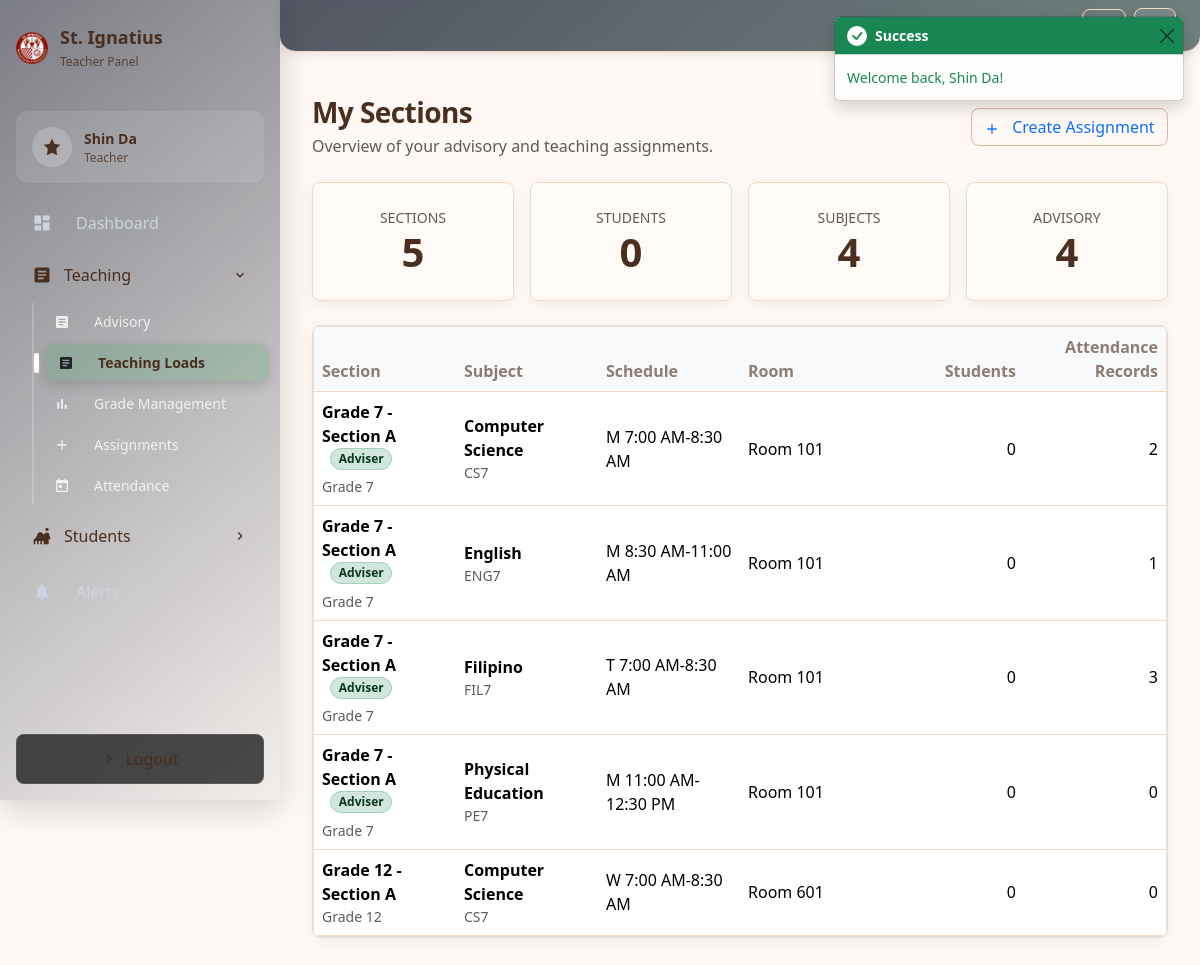
Before: /teacher/sections (signed in) with the older database file.
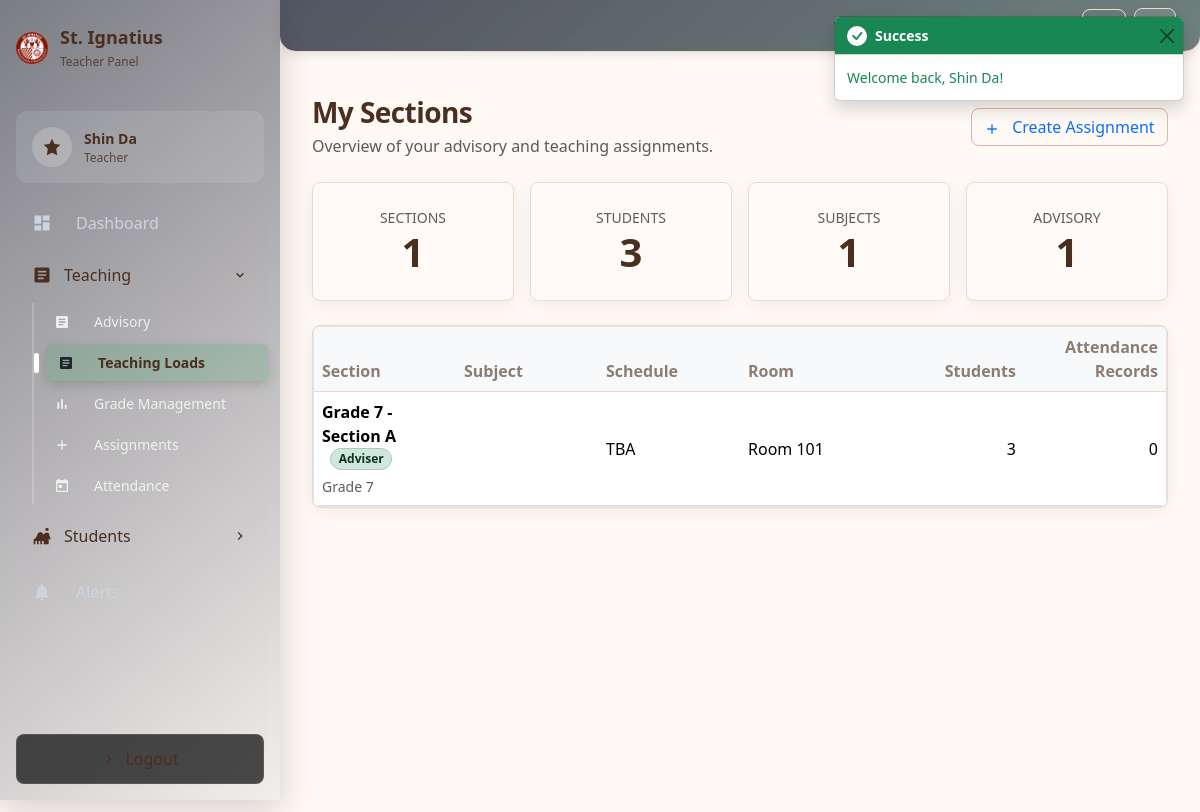
After: the same page with the newer database file.
### tables this page shows
CREATE TABLE `classes` (
  `id` int(10) UNSIGNED NOT NULL,
  `section_id` int(10) UNSIGNED NOT NULL,
  `subject_id` int(10) UNSIGNED NOT NULL,
  `teacher_id` int(10) UNSIGNED NOT NULL,
  `school_year` varchar(10) NOT NULL DEFAULT '2025-2026',
  `semester` enum('1st','2nd') DEFAULT '1st',
  `schedule` varchar(100) DEFAULT NULL,
  `room` varchar(50) DEFAULT NULL,
  `is_active` tinyint(1) DEFAULT 1,
  `created_at` timestamp NOT NULL DEFAULT current_timestamp(),
  `updated_at` timestamp NOT NULL DEFAULT current_timestamp() ON UPDATE current_timestamp()
);

CREATE TABLE `sections` (
  `id` int(10) UNSIGNED NOT NULL,
  `name` varchar(100) NOT NULL,
  `grade_level` tinyint(3) UNSIGNED NOT NULL,
  `room` varchar(50) DEFAULT NULL,
  `max_students` int(11) DEFAULT 50,
  `school_year` varchar(10) NOT NULL DEFAULT '2025-2026',
  `adviser_id` int(10) UNSIGNED DEFAULT NULL,
  `description` text DEFAULT NULL,
  `is_active` tinyint(1) DEFAULT 1,
  `created_at` timestamp NOT NULL DEFAULT current_timestamp()
);

CREATE TABLE `subjects` (
  `id` int(10) UNSIGNED NOT NULL,
  `name` varchar(191) NOT NULL,
  `code` varchar(20) NOT NULL,
  `grade_level` tinyint(3) UNSIGNED NOT NULL,
  `description` text DEFAULT NULL,
  `ww_percent` tinyint(3) UNSIGNED DEFAULT 30,
  `pt_percent` tinyint(3) UNSIGNED DEFAULT 50,
  `qe_percent` tinyint(3) UNSIGNED DEFAULT 20,
  `attendance_percent` tinyint(3) UNSIGNED DEFAULT 10,
  `is_active` tinyint(1) DEFAULT 1,
  `created_at` timestamp NOT NULL DEFAULT current_timestamp()
);

### app/Controllers/TeacherController.php (called while the page is built, shortened)
<?php
class TeacherController extends Controller
{
    private function getDatabaseConnection()
    {
        $config = require BASE_PATH . '/config/config.php';
        $pdo = new \PDO(
            'mysql:host=' . $config['database']['host'] . ';dbname=' . $config['database']['database'],
            $config['database']['username'],
            $config['database']['password']
        );
        $pdo->setAttribute(\PDO::ATTR_ERRMODE, \PDO::ERRMODE_EXCEPTION);
        return $pdo;
    }
    private function resolveTeacher(\PDO $pdo, int $userId): ?array
    {
        $stmt = $pdo->prepare('SELECT * FROM teachers WHERE user_id = ? LIMIT 1');
        $stmt->execute([$userId]);
        $teacher = $stmt->fetch(\PDO::FETCH_ASSOC);
        return $teacher ?: null;
    }
    private function getTeacherSections($pdo, $teacherId, int $teacherUserId)
    {
        try {
            $stmt = $pdo->prepare('
                SELECT
                    c.id AS class_id,
                    c.section_id,
                    c.subject_id,
                    c.schedule,
                    c.room AS class_room,
                    sec.name AS section_name,
                    sec.grade_level,
                    sec.room AS section_room,
                    sub.name AS subject_name,
                    sub.code AS subject_code,
                    (SELECT COUNT(*) FROM student_classes sc WHERE sc.class_id = c.id AND sc.status = "enrolled") AS student_count,
                    (SELECT COUNT(*) FROM attendance att WHERE att.section_id = c.section_id AND att.subject_id = c.subject_id) AS attendance_records,
                    (sec.adviser_id = :adviser_user_id) AS is_adviser
                FROM classes c
                JOIN sections sec ON c.section_id = sec.id
                JOIN subjects sub ON c.subject_id = sub.id
                WHERE c.teacher_id = :teacher_id AND c.is_active = 1
                ORDER BY sec.grade_level, sec.name, sub.name
            ');
            $stmt->bindValue(':teacher_id', $teacherId, \PDO::PARAM_INT);
            $stmt->bindValue(':adviser_user_id', $teacherUserId, \PDO::PARAM_INT);
            $stmt->execute();
            $rows = $stmt->fetchAll(\PDO::FETCH_ASSOC) ?: [];
            $stmt = $pdo->prepare('
                SELECT DISTINCT
                    NULL AS class_id,
                    sec.id AS section_id,
                    NULL AS subject_id,
                    NULL AS schedule,
                    NULL AS class_room,
                    sec.name AS section_name,
                    sec.grade_level,
                    sec.room AS section_room,
                    NULL AS subject_name,
                    NULL AS subject_code,
                    (SELECT COUNT(*) FROM students s WHERE s.section_id = sec.id) AS student_count,
                    0 AS attendance_records,
                    1 AS is_adviser
                FROM sections sec
                WHERE sec.adviser_id = :adviser_user_id AND sec.is_active = 1
                AND sec.id NOT IN (
                    SELECT DISTINCT c.section_id
                    FROM classes c
                    WHERE c.teacher_id = :teacher_id AND c.is_active = 1
                )
                ORDER BY sec.grade_level, sec.name
            ');
            $stmt->bindValue(':teacher_id', $teacherId, \PDO::PARAM_INT);
            $stmt->bindValue(':adviser_user_id', $teacherUserId, \PDO::PARAM_INT);
            $stmt->execute();
            $advisoryRows = $stmt->fetchAll(\PDO::FETCH_ASSOC) ?: [];
            $allRows = array_merge($rows, $advisoryRows);
            return array_map(static function (array $row): array {
                return [
                    'class_id' => $row['class_id'] ? (int)$row['class_id'] : null,
                    'section_id' => (int)$row['section_id'],
                    'subject_id' => $row['subject_id'] ? (int)$row['subject_id'] : null,
                    'section_name' => $row['section_name'],
                    'grade_level' => (int)$row['grade_level'],
                    'room' => $row['section_room'] ?? $row['class_room'],
                    'schedule' => $row['schedule'],
                    'subject_name' => $row['subject_name'],
                    'subject_code' => $row['subject_code'],
                    'student_count' => (int)($row['student_count'] ?? 0),
                    'attendance_records' => (int)($row['attendance_records'] ?? 0),
                    'is_adviser' => (bool)$row['is_adviser'],
                ];
            }, $allRows);
        } catch (\Throwable $e) {
            return [];
        }
    }
    public function sections(): void
    {
        $user = Session::get('user');
        try {
            $pdo = $this->getDatabaseConnection();
            $teacher = $this->resolveTeacher($pdo, (int)$user['id']);
            $sections = $this->getTeacherSections($pdo, (int)$teacher['id'], (int)$user['id']);
            $totalStudents = array_sum(array_map(static fn($section) => $section['student_count'] ?? 0, $sections));
            $statistics = [
                'sections' => count($sections),
                'students' => $totalStudents,
                'subjects' => count(array_unique(array_map(static fn($section) => $section['subject_id'], $sections))),
                'advisory_sections' => count(array_filter($sections, static fn($section) => !empty($section['is_adviser']))),
            ];
            $this->view->render('teacher/sections', [
                'title' => 'My Sections',
                'user' => $user,
                'sections' => $sections,
                'statistics' => $statistics,
                'activeNav' => 'classes',
            ], 'layouts/dashboard');
        } catch (\Exception $e) {
            \Helpers\ErrorHandler::internalServerError('Failed to load sections: ' . $e->getMessage());
        }
    }
}

### app/bootstrap.php (called while the page is built, shortened)
<?php
$router = new Core\Router();
$router->dispatch($_SERVER['REQUEST_METHOD'] ?? 'GET', $_SERVER['REQUEST_URI'] ?? '/');

### public/index.php (called while the page is built, shortened)
<?php
require_once APP_PATH . DIRECTORY_SEPARATOR . 'bootstrap.php';

### app/Core/Session.php (called while the page is built, shortened)
<?php
class Session
{
    public static function get(string $key, mixed $default = null): mixed
    {
        return $_SESSION[$key] ?? $default;
    }
}

### resources/views/teacher/sections.php (the view, shortened to what the changed rows need)
<?php
$sections = $sections ?? [];
$statistics = $statistics ?? ['sections' => 0, 'students' => 0, 'subjects' => 0, 'advisory_sections' => 0];
?>
<div class="d-flex flex-column flex-lg-row justify-content-between align-items-lg-center gap-3 mb-4">
    <div>
        <h1 class="h3 fw-bold mb-1">My Sections</h1>
    </div>
</div>
<div class="row g-3 mb-4">
    <div class="col-6 col-md-3">
        <div class="surface p-4 h-100 text-center">
            <div class="text-muted small text-uppercase">Sections</div>
            <div class="display-6 fw-bold"><?= number_format($statistics['sections'] ?? 0) ?></div>
        </div>
    </div>
    <div class="col-6 col-md-3">
        <div class="surface p-4 h-100 text-center">
            <div class="text-muted small text-uppercase">Students</div>
            <div class="display-6 fw-bold"><?= number_format($statistics['students'] ?? 0) ?></div>
        </div>
    </div>
    <div class="col-6 col-md-3">
        <div class="surface p-4 h-100 text-center">
            <div class="text-muted small text-uppercase">Subjects</div>
            <div class="display-6 fw-bold"><?= number_format($statistics['subjects'] ?? 0) ?></div>
        </div>
    </div>
    <div class="col-6 col-md-3">
        <div class="surface p-4 h-100 text-center">
            <div class="text-muted small text-uppercase">Advisory</div>
            <div class="display-6 fw-bold"><?= number_format($statistics['advisory_sections'] ?? 0) ?></div>
        </div>
    </div>
</div>
<?php if (empty($sections)): ?>
    <div class="surface p-4 text-center text-muted">No sections assigned yet.</div>
<?php else: ?>
    <div class="surface p-0">
        <div class="table-responsive">
            <table class="table table-hover align-middle mb-0">
                <thead class="table-light">
                    <tr>
                        <th>Section</th>
                        <th>Subject</th>
                        <th>Schedule</th>
                        <th>Room</th>
                        <th class="text-end">Students</th>
                        <th class="text-end">Attendance Records</th>
                    </tr>
                </thead>
                <tbody>
                    <?php foreach ($sections as $section): ?>
                        <tr>
                            <td>
                                <div class="fw-semibold">
                                    <?= htmlspecialchars($section['section_name']) ?>
                                    <?php if (!empty($section['is_adviser'])): ?>
                                        <span class="badge bg-success-subtle text-success ms-2">Adviser</span>
                                    <?php endif; ?>
                                </div>
                                <div class="text-muted small">Grade <?= htmlspecialchars((string)($section['grade_level'] ?? '')) ?></div>
                            </td>
                            <td>
                                <div class="fw-semibold"><?= htmlspecialchars($section['subject_name']) ?></div>
                                <div class="text-muted small"><?= htmlspecialchars($section['subject_code'] ?? '') ?></div>
                            </td>
                            <td><?= htmlspecialchars($section['schedule'] ?? 'TBA') ?></td>
                            <td><?= htmlspecialchars($section['room'] ?? 'TBD') ?></td>
                            <td class="text-end"><?= number_format($section['student_count'] ?? 0) ?></td>
                            <td class="text-end"><?= number_format($section['attendance_records'] ?? 0) ?></td>
                        </tr>
                    <?php endforeach; ?>
                </tbody>
            </table>
        </div>
    </div>
<?php endif; ?>

Changed rows visible on the page:
removed classes: subject "4", section.name "Grade 7 - Section A", shows "Adviser", section.grade_level "7", subject.name "Filipino", subject.code "FIL7", schedule "T 7:00 AM-8:30 AM", section.room "Room 101", student_count "0", attendance_records "3"
removed classes: section.name "Grade 7 - Section A", shows "Adviser", section.grade_level "7", subject.name "Computer Science", subject.code "CS7", schedule "M 7:00 AM-8:30 AM", section.room "Room 101", student_count "0", attendance_records "2"
removed classes: section.name "Grade 7 - Section A", shows "Adviser", section.grade_level "7", subject.name "English", subject.code "ENG7", schedule "M 8:30 AM-11:00 AM", section.room "Room 101", student_count "0", attendance_records "1"
removed classes: section.name "Grade 7 - Section A", shows "Adviser", section.grade_level "7", subject.name "Physical Education", subject.code "PE7", schedule "M 11:00 AM-12:30 PM", section.room "Room 101", student_count "0", attendance_records "0"
removed classes: section.name "Grade 12 - Section A", section.grade_level "12", subject.name "Computer Science", subject.code "CS7", schedule "W 7:00 AM-8:30 AM", section.room "Room 601", student_count "0", attendance_records "0"
now on this page (row edited): sections: name "Grade 7 - Section A", shows "Adviser", grade_level "7", schedule "TBA", room "Room 101", student_count "3", attendance_records "0"
Other visible differences:
$statistics['sections']: "5" → "1"
$statistics['students']: "0" → "3"
$statistics['subjects']: (not shown) → "1"
$statistics['advisory_sections']: (not shown) → "1"
